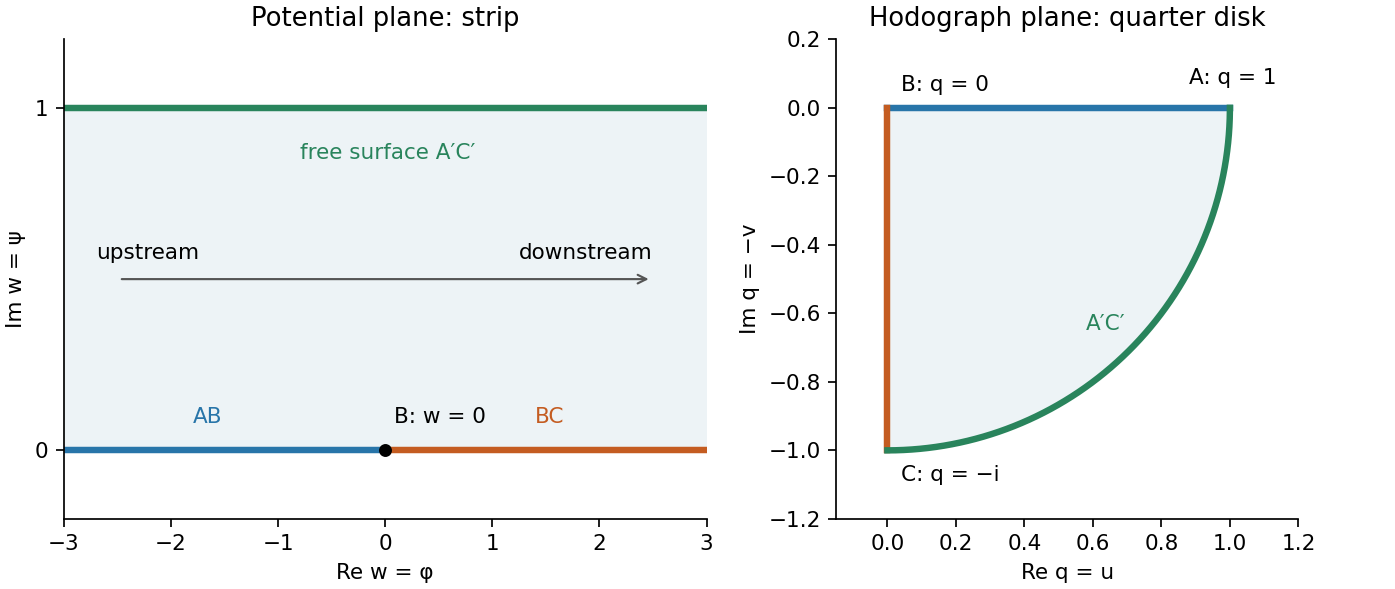

The script that saved this image:
"""Original diagram; Python 3.14, NumPy/Matplotlib in root pyproject.toml.
Writes PNG to the current working directory.
"""
import numpy as np
import matplotlib.pyplot as plt
fig,axs=plt.subplots(1,2,figsize=(9,3.8),layout='constrained',facecolor='white')
blue,orange,green='#2875a9','#c45c21','#29845c'
a=axs[0];a.axhspan(0,1,color='#edf3f6')
a.plot([-3,0],[0,0],color=blue,lw=3);a.plot([0,3],[0,0],color=orange,lw=3);a.plot([-3,3],[1,1],color=green,lw=3)
a.scatter([0],[0],color='black',s=25,zorder=3);a.text(.08,.08,'B: w = 0')
a.text(-1.8,.08,'AB',color=blue);a.text(1.4,.08,'BC',color=orange)
a.text(-.8,.85,"free surface A′C′",color=green)
a.annotate('',xy=(2.5,.5),xytext=(-2.5,.5),arrowprops={'arrowstyle':'->','color':'#555555'})
a.text(-2.7,.56,'upstream');a.text(1.25,.56,'downstream')
a.set(xlim=(-3,3),ylim=(-.2,1.2),xlabel='Re w = φ',ylabel='Im w = ψ',title='Potential plane: strip',yticks=[0,1])
a=axs[1];theta=np.linspace(-np.pi/2,0,200)
a.fill(np.r_[0,np.cos(theta),0],np.r_[0,np.sin(theta),0],color='#edf3f6')
a.plot([0,1],[0,0],color=blue,lw=3);a.plot([0,0],[0,-1],color=orange,lw=3);a.plot(np.cos(theta),np.sin(theta),color=green,lw=3)
a.text(.04,.05,'B: q = 0');a.text(.88,.07,'A: q = 1');a.text(.04,-1.09,'C: q = −i');a.text(.58,-.65,"A′C′",color=green)
a.set(xlim=(-.15,1.2),ylim=(-1.2,.2),xlabel='Re q = u',ylabel='Im q = −v',title='Hodograph plane: quarter disk')
a.set_aspect('equal')
for a in axs:a.spines[['top','right']].set_visible(False);a.set_facecolor('white')
fig.savefig('2010-hodograph-map.png',dpi=155,facecolor='white')
